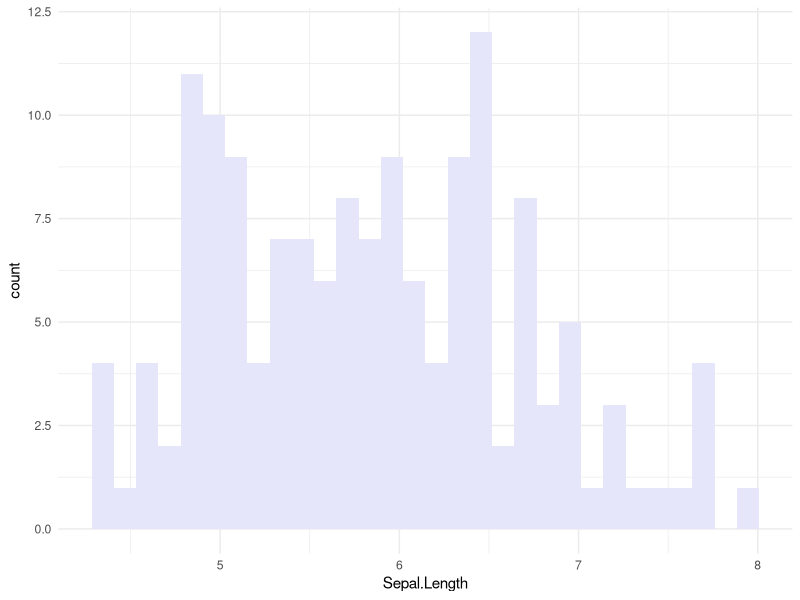

Recreate this plot in R.
## ---- chunk 1
knitr::opts_chunk$set(echo = TRUE)
library(tidyverse)
## ---- chunk 2
col <- colors()
colors()
## ---- chunk 3
ggplot(iris, aes(x=Sepal.Length)) +
  geom_histogram(fill=col[387]) +
  theme_minimal()
